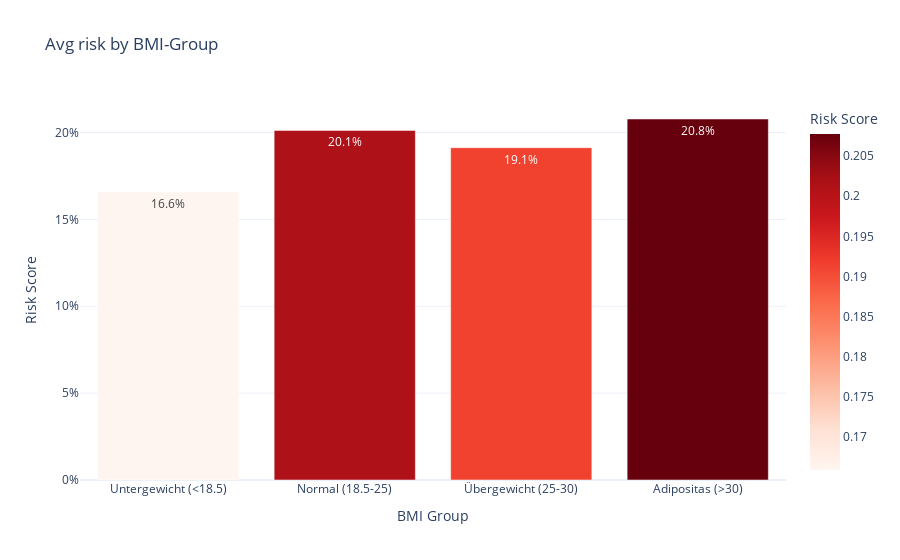

Here is the notebook cell this chart was saved with:
### Markdown cell above
### BMI Analyse

### Code cell
bins = [0, 18.5, 25, 30, 100]
labels = ['Untergewicht (<18.5)', 'Normal (18.5-25)', 'Übergewicht (25-30)', 'Adipositas (>30)']
df_analyze['bmi_group'] = pd.cut(df_analyze['bmi'], bins=bins, labels=labels)

df_bmi_mean = df_analyze.groupby('bmi_group', observed=True)['risk_score'].mean().reset_index()

fig1 = px.bar(
    df_bmi_mean, 
    x='bmi_group', 
    y='risk_score',
    text_auto='.1%', # Zeigt %-Wert direkt auf dem Balken
    title='Avg risk by BMI-Group',
    labels={'risk_score': 'Risk Score', 'bmi_group': 'BMI Group'},
    color='risk_score',
    color_continuous_scale='Reds',
    template="plotly_white"
)
fig1.update_layout(yaxis_tickformat='.0%') # Y-Achse als Prozent formatieren
fig1.show()

### Figure 1 — Plotly figure (JSON) as saved in the notebook; plotly's stock layout.template omitted (floating-point values rounded to 4 significant figures)
{"data": [{"hovertemplate": "BMI Group=%{x}<br>Risk Score=%{marker.color}<extra></extra>", "legendgroup": "", "marker": {"color": [0.1658, 0.2012, 0.1913, 0.2078], "coloraxis": "coloraxis", "pattern": {"shape": ""}}, "name": "", "orientation": "v", "showlegend": false, "textposition": "auto", "texttemplate": "%{y:.1%}", "type": "bar", "x": ["Untergewicht (<18.5)", "Normal (18.5-25)", "Übergewicht (25-30)", "Adipositas (>30)"], "xaxis": "x", "y": [0.1658, 0.2012, 0.1913, 0.2078], "yaxis": "y"}], "layout": {"barmode": "relative", "coloraxis": {"colorbar": {"title": {"text": "Risk Score"}}, "colorscale": [[0, "rgb(255,245,240)"], [0.125, "rgb(254,224,210)"], [0.25, "rgb(252,187,161)"], [0.375, "rgb(252,146,114)"], [0.5, "rgb(251,106,74)"], [0.625, "rgb(239,59,44)"], [0.75, "rgb(203,24,29)"], [0.875, "rgb(165,15,21)"], [1, "rgb(103,0,13)"]]}, "legend": {"tracegroupgap": 0}, "title": {"text": "Avg risk by BMI-Group"}, "xaxis": {"anchor": "y", "domain": [0, 1], "title": {"text": "BMI Group"}}, "yaxis": {"anchor": "x", "domain": [0, 1], "tickformat": ".0%", "title": {"text": "Risk Score"}}}}
